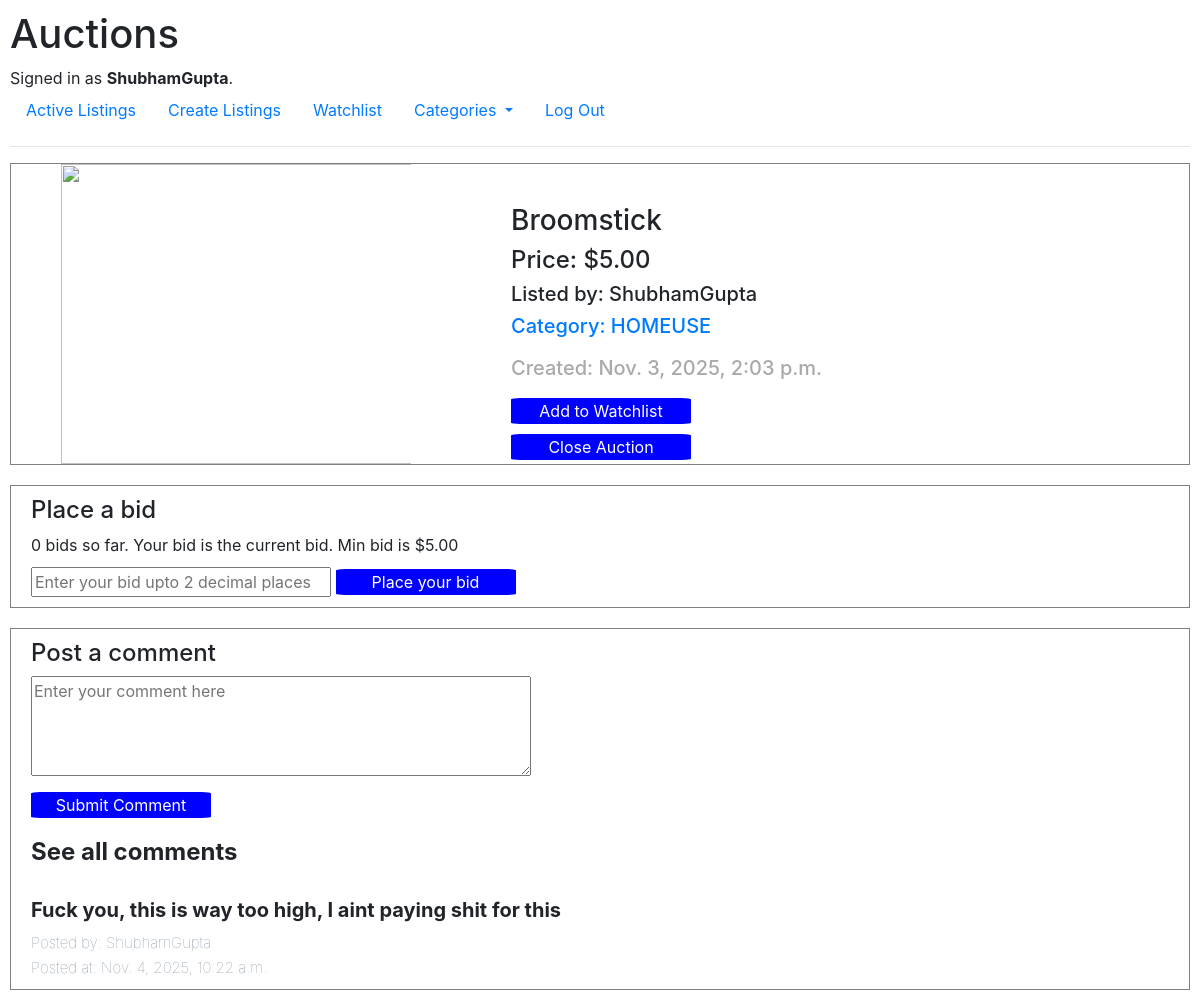
/listing/2 (signed in), run on the app's committed database.
### auctions/models.py (models this page shows, shortened)
class User(AbstractUser):
    watchlist = models.ManyToManyField('Listing', blank=True, related_name="watchers")

class Listing(models.Model):
    title = models.CharField(max_length=512)
    description = models.TextField() ##textfield for inlmiited length
    min_bid = models.DecimalField(max_digits=10, decimal_places=2)
    current_price = models.DecimalField(max_digits=10, decimal_places=2, null = True, blank = True)
    listed_by = models.ForeignKey(User, on_delete=models.CASCADE, related_name="listers") ##relates to the user table/object
    category = models.CharField(max_length=20, choices= CATEGORY_CHOICES, default='FASHION') ##can only take values from the given choices
    image_url = models.URLField(max_length=2048, blank=True, null=True)
    created_at = models.DateTimeField(auto_now_add=True)  # Set once
    updated_at = models.DateTimeField(auto_now=True)      # Updates every save
    status = models.CharField(max_length=20, choices=STATUS, default='ACTIVE')
    winner = models.ForeignKey(User, on_delete=models.CASCADE, related_name="winner", blank=True, null=True)
    def __str__(self):
        return f"title: {self.title} , details: {self.description} , min_bid: {self.min_bid}, listed_by: {self.listed_by}, category: {self.category}"

class Comment(models.Model):
    listing = models.ForeignKey(Listing, on_delete=models.CASCADE, related_name="commentListings")
    comment_user = models.ForeignKey(User, on_delete=models.CASCADE, related_name="commenter")
    comment = models.TextField() ##textfield for inlmiited length
    bid_created_date = models.DateTimeField(auto_now_add=True)
    bid_updated_date = models.DateTimeField(auto_now=True, null=True)

### auctions/views.py (the view)
# urls.py: path("listing/<int:listing_id>", views.listing, name = "listingpage"),
def listing(request, listing_id):
    count_bids = Bid.objects.filter(listing=Listing.objects.get(id=listing_id)).count()
    if request.method == "GET":
        listing_temp = Listing.objects.get(id = listing_id)
        all_comments = Comment.objects.filter(listing = listing_temp)
        print(listing_temp)
        return render(request, "auctions/listing.html" , {
            "listing": listing_temp,
            "count_bids": count_bids,
            "comments": all_comments,
            "cats": CATEGORY_CHOICES
        })

### auctions/templates/auctions/listing.html (shortened to what this page needs)
{% extends "auctions/layout.html" %}
{% block body %}
    <div id="listing">
        <img src="{{ listing.image_url }}" height = 300px width="400px">
        <div id = "details">
            <h3 id = "title">{{ listing.title }}</h3>
            <h4 id = "price">Price: ${{ listing.min_bid }}</h4>
            <h5 id = "listedby">Listed by: {{ listing.listed_by }}</h5>
            <h5 id = "category"> <a href="{% url 'categorypage'  listing.category  %}">  Category: {{ listing.category }} </a></h5>
            <h5 id = "date">Created: {{ listing.created_at }}</h5>
            {% if user.is_authenticated %}
                {% if listing not in user.watchlist.all %}
                    <form action="{% url 'add_to_watchlist' %}" method = "POST">
                        <button type="submit" id="addWatchlist">Add to Watchlist</button>
                    </form>
                {% else %}
                    <form action="{% url 'remove_from_watchlist' %}" method = "POST">
                        {% csrf_token %}
                        <input type = "hidden" name="listing_ID" value = "{{ listing.id }}">
                        <button type="submit" id="removeWatchlist">Remove from Watchlist</button>
                    </form>
                {% endif %}
            {% endif %}
        {% if user == listing.listed_by %}
            <form action = "{% url 'closeAuction' %}" method ="POST">
                <button type="submit" id="closeAuction">Close Auction</button>
            </form>
        {% endif %}
        </div>
    </div>
    {% if user.is_authenticated %}
        {% if listing.status != 'CLOSED' %}
        <div id = "bid">
            <h4>Place a bid</h5>
            <h7> {{ count_bids }} bids so far. Your bid is the current bid.</h7>
            <h7>Min bid is {% if listing.current_price %} ${{ listing.current_price }} {% else %} ${{ listing.min_bid }} {% endif %}</h7>
            <form action="{% url 'bidpage' %}" method = "POST">
                <input type="number" id = "bid_value" name="bid_value" step="0.01" min="0" required placeholder="Enter your bid upto 2 decimal places">
                <button id = "place_bid" type ="submit"> Place your bid </button>
            </form>
        </div>
        {% endif %}
        <div id ="comment">
            <h4> Post a comment </h4>
            <form action="{% url 'commentpage' %}" method = "POST">
                <textarea name = "new_comment" placeholder="Enter your comment here" required style="width: 500px; height: 100px;"></textarea>
                <br>
                <button id = "submit_comment" type ="submit"> Submit Comment </button>
            </form>
            {% if comments %}
            <h4 id="seeall"> See all comments </h4>
            {% for comment in comments %}
            <br>
            <div name = "comment_actual">
                <h6 id = "comment_details"> {{ comment.comment }}</h6>
                <h7 id = "postedby">Posted by: {{ comment.comment_user.username }}</h7>
                <br>
                <h7 id = "postdate">Posted at: {{ comment.bid_created_date }}</h7>
            </div>
            {% endfor %}
            {% endif %}
        </div>
    {% else %}
    <h1></h1>
    {% endif %}
{% endblock %}

### auctions/templates/auctions/layout.html (shortened to what this page needs)
{% load static %}
<!DOCTYPE html>
<html lang="en">
    <head>
        <link rel="stylesheet" href="https://stackpath.bootstrapcdn.com/bootstrap/4.4.1/css/bootstrap.min.css">
        <link href="{% static 'auctions/styles.css' %}" rel="stylesheet">
    </head>
    <body>
        <h1>Auctions</h1>
        <div>
            {% if user.is_authenticated %}
                Signed in as <strong>{{ user.username }}</strong>.
            {% else %}
                Not signed in.
            {% endif %}
        </div>
        <ul class="nav">
            <li class="nav-item">
                <a class="nav-link" href="{% url 'index' %}">Active Listings</a>
            </li>
            {% if user.is_authenticated %}
                <li class="nav-item">
                    <a class="nav-link" href="{% url 'create' %}">Create Listings</a>
                </li>
                <li class="nav-item">
                    <a class="nav-link" href="{% url 'watchlist' %}">Watchlist</a>
                </li>
                <li class="nav-item dropdown">
                    <a class="nav-link dropdown-toggle" href="#" id="categoriesDropdown" role="button" data-toggle="dropdown" aria-expanded="false">
                        Categories
                    </a>
                </li>
                <li class="nav-item">
                    <a class="nav-link" href="{% url 'logout' %}">Log Out</a>
                </li>
            {% endif %}
        </ul>
        <hr>
        {% block body %}
        {% endblock %}
    </body>
</html>

### auctions/static/auctions/styles.css (style rules this page uses)
body { padding: 10px; }

### auctions/templates/auctions/listing.html (style rules this page uses)
#listing { display: flex; border: 1px solid gray; gap: 100px; }
img { padding-left: 50px; }
#date { color: darkgray; padding-top: 10px; }
#title { padding-top: 40px; }
#bid, #comment { border: 1px solid gray; margin-top: 20px; padding-left: 20px; padding-bottom: 10px; padding-top: 10px; }
#bid_value { margin-top: 10px; width: 300px; }
#place_bid , #submit_comment, #addWatchlist, #removeWatchlist, #closeAuction { margin-top: 10px; border: none; color: white; background-color: blue; border-radius: 5%; width: 180px; }
#seeall { margin-top: 20px; font-weight: bold; }
#comment_details { font-weight: bolder; font-size: 20px; }
#postedby, #postdate { font-weight: lighter; color: lightslategray; font-size: 15px; }

### data on the page
User: username "ShubhamGupta"
Listing: title "Broomstick", min_bid "5.00", listed_by "ShubhamGupta", category "HOMEUSE", created_at "Nov. 3, 2025, 2:03 p.m."
Comment: comment "Fuck you, this is way too high, I aint paying shit for this", comment_user.username "ShubhamGupta", bid_created_date "Nov. 4, 2025, 10:22 a.m."

### other printed values
{{ count_bids }} "0"
